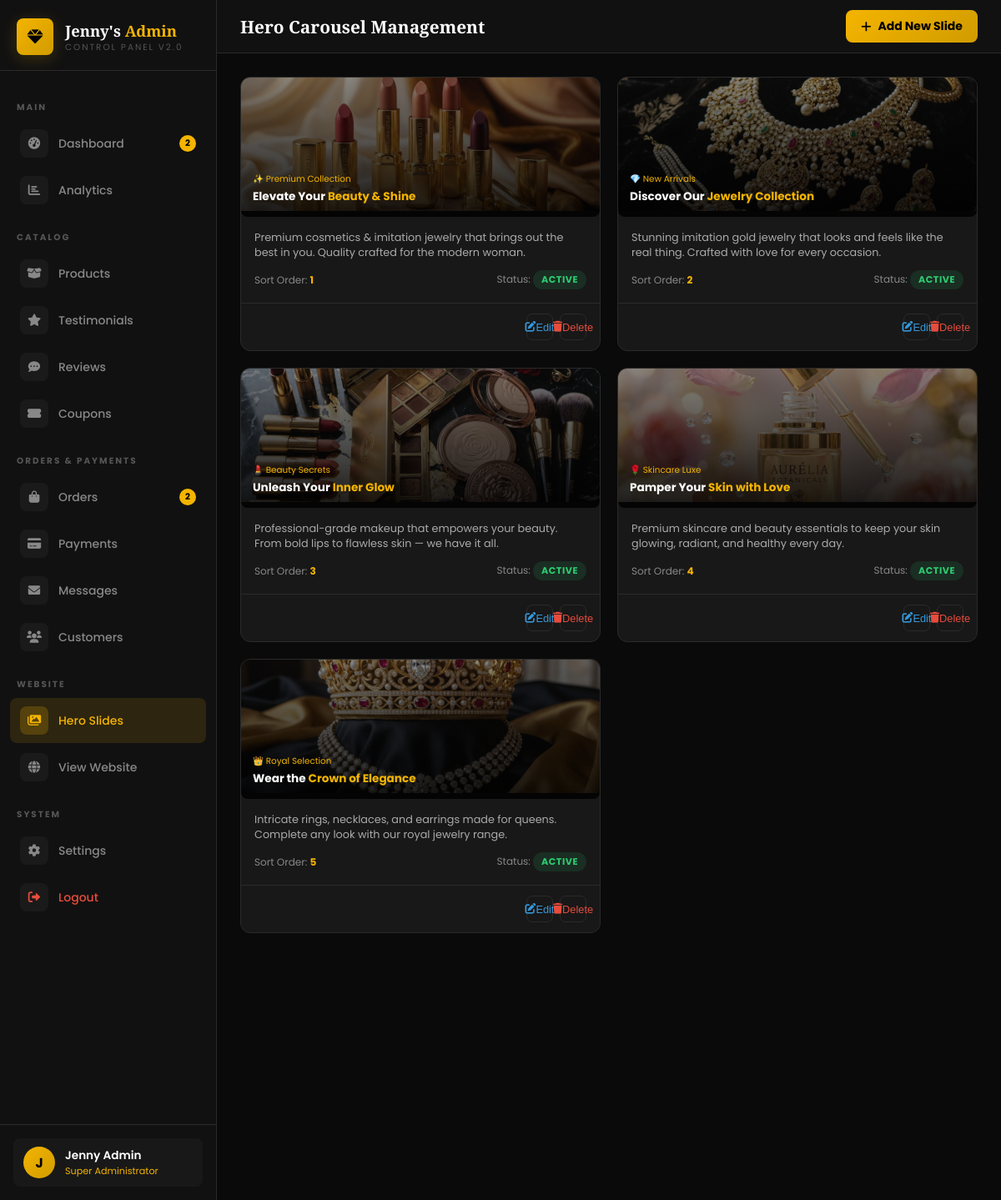
/admin/hero-slides.php (signed in), run on the app's committed database.
### tables this page shows
CREATE TABLE IF NOT EXISTS `hero_slides` (
  `id` int(11) NOT NULL AUTO_INCREMENT,
  `badge_text` varchar(100) DEFAULT NULL,
  `subtitle` varchar(150) DEFAULT NULL,
  `title` varchar(200) NOT NULL,
  `title_highlight` varchar(100) DEFAULT NULL,
  `description` text DEFAULT NULL,
  `btn1_text` varchar(80) DEFAULT 'Shop Now',
  `btn1_link` varchar(255) DEFAULT 'products.php',
  `btn2_text` varchar(80) DEFAULT 'Explore',
  `btn2_link` varchar(255) DEFAULT 'products.php',
  `image` varchar(255) DEFAULT NULL,
  `sort_order` int(11) DEFAULT 0,
  `is_active` tinyint(1) DEFAULT 1,
  `created_at` timestamp DEFAULT CURRENT_TIMESTAMP,
  `updated_at` timestamp DEFAULT CURRENT_TIMESTAMP ON UPDATE CURRENT_TIMESTAMP,
  PRIMARY KEY (`id`)
);

### admin/hero-slides.php (the view, shortened to what this page needs)
<?php
require_once '../config/db.php';
$slides = $pdo->query("SELECT * FROM hero_slides ORDER BY sort_order ASC")->fetchAll();
?>
<!DOCTYPE html>
<html lang="en">
<head>
<link rel="stylesheet" href="https://cdnjs.cloudflare.com/ajax/libs/font-awesome/6.0.0/css/all.min.css">
<link rel="stylesheet" href="css/admin.css">
</head>
<body>
<?php include 'includes/sidebar.php'; ?>
<div class="admin-main">
    <div class="admin-topbar">
        <div class="topbar-title">Hero Carousel Management</div>
        <div class="topbar-right">
            <button class="btn-gold" onclick="openAddSlideModal()"><i class="fas fa-plus"></i> Add New Slide</button>
        </div>
    </div>
    <div class="admin-content">
        <div style="display:grid;grid-template-columns:repeat(auto-fill, minmax(320px, 1fr));gap:20px;">
            <?php foreach ($slides as $s): ?>
            <div class="table-card" style="margin-bottom:0;display:flex;flex-direction:column;justify-content:space-between;">
                <div>
                    <div class="slide-preview">
                        <img src="../img/<?= htmlspecialchars($s['image'] ?: 'hero-img.png') ?>" onerror="this.src='../img/hero-img.png'">
                        <div class="slide-preview-overlay">
                            <div class="slide-preview-badge"><?= htmlspecialchars($s['badge_text']) ?></div>
                            <div class="slide-preview-title"><?= htmlspecialchars($s['subtitle']) ?> <span style="color:var(--gold);"><?= htmlspecialchars($s['title']) ?> <?= htmlspecialchars($s['title_highlight']) ?></span></div>
                        </div>
                    </div>
                    <div style="padding:16px;">
                        <p style="font-size:0.8rem;color:#aaa;margin-bottom:12px;display:-webkit-box;-webkit-line-clamp:2;-webkit-box-orient:vertical;overflow:hidden;"><?= htmlspecialchars($s['description']) ?></p>
                        <div style="display:flex;justify-content:space-between;align-items:center;font-size:0.75rem;color:#888;">
                            <span>Sort Order: <strong style="color:var(--gold);"><?= $s['sort_order'] ?></strong></span>
                            <span>Status: <span class="badge-status badge-<?= $s['is_active'] ? 'active' : 'inactive' ?>"><?= $s['is_active'] ? 'Active' : 'Hidden' ?></span></span>
                        </div>
                    </div>
                </div>
                <div style="padding:12px 16px;border-top:1px solid var(--border);display:flex;justify-content:flex-end;gap:8px;">
                    <button class="btn-action btn-edit" onclick="editSlide(<?= htmlspecialchars(json_encode($s)) ?>)" title="Edit Slide"><i class="fas fa-edit"></i> Edit</button>
                    <form method="POST" style="display:inline;" onsubmit="return confirm('Delete this slide?')">
                        <button type="submit" class="btn-action btn-delete" title="Delete"><i class="fas fa-trash"></i> Delete</button>
                    </form>
                </div>
            </div>
            <?php endforeach; ?>
        </div>
    </div>
</div>
</body>
</html>

### admin/includes/sidebar.php (shortened to what this page needs)
<?php
$current = basename($_SERVER['PHP_SELF']);
$notifCount = 0; $pendingCount = 0; $unreadCount = 0;
try {
    require_once '../config/db.php';
    $pendingCount = (int)$pdo->query("SELECT COUNT(*) FROM orders WHERE status='pending'")->fetchColumn();
    $unreadCount  = (int)$pdo->query("SELECT COUNT(*) FROM contact_messages WHERE is_read=0")->fetchColumn();
    $notifCount   = $pendingCount + $unreadCount;
} catch(Exception $e) {}
$adminImg = $_SESSION['admin_img'] ?? null;
$adminName = $_SESSION['admin_name'] ?? 'Admin';
?>
<aside class="admin-sidebar" id="adminSidebar">
    <div class="sidebar-logo">
        <div class="logo-icon"><i class="fas fa-gem"></i></div>
        <div>
            <div class="logo-text">Jenny's <span>Admin</span></div>
            <div class="logo-sub">Control Panel v2.0</div>
        </div>
    </div>
    <nav class="sidebar-nav">
        <div class="nav-section-title">Main</div>
        <a href="index.php" class="sidebar-link <?= $current==='index.php'?'active':'' ?>">
            <span class="link-icon"><i class="fas fa-tachometer-alt"></i></span>
            Dashboard
            <?php if ($notifCount > 0): ?>
            <span class="badge"><?= $notifCount ?></span>
            <?php endif; ?>
        </a>
        <a href="analytics.php" class="sidebar-link <?= $current==='analytics.php'?'active':'' ?>">
            <span class="link-icon"><i class="fas fa-chart-bar"></i></span>
            Analytics
        </a>
        <div class="nav-section-title">Catalog</div>
        <a href="products.php" class="sidebar-link <?= $current==='products.php'?'active':'' ?>">
            <span class="link-icon"><i class="fas fa-box-open"></i></span>
            Products
        </a>
        <a href="testimonials.php" class="sidebar-link <?= $current==='testimonials.php'?'active':'' ?>">
            <span class="link-icon"><i class="fas fa-star"></i></span>
            Testimonials
        </a>
        <a href="reviews.php" class="sidebar-link <?= $current==='reviews.php'?'active':'' ?>">
            <span class="link-icon"><i class="fas fa-comment-dots"></i></span>
            Reviews
        </a>
        <a href="coupons.php" class="sidebar-link <?= $current==='coupons.php'?'active':'' ?>">
            <span class="link-icon"><i class="fas fa-ticket-alt"></i></span>
            Coupons
        </a>
        <div class="nav-section-title">Orders & Payments</div>
        <a href="orders.php" class="sidebar-link <?= $current==='orders.php'?'active':'' ?>">
            <span class="link-icon"><i class="fas fa-shopping-bag"></i></span>
            Orders
            <?php if ($pendingCount > 0): ?>
            <span class="badge"><?= $pendingCount ?></span>
            <?php endif; ?>
        </a>
        <a href="payments.php" class="sidebar-link <?= $current==='payments.php'?'active':'' ?>">
            <span class="link-icon"><i class="fas fa-credit-card"></i></span>
            Payments
        </a>
        <a href="messages.php" class="sidebar-link <?= $current==='messages.php'?'active':'' ?>">
            <span class="link-icon"><i class="fas fa-envelope"></i></span>
            Messages
        </a>
        <a href="users.php" class="sidebar-link <?= $current==='users.php'?'active':'' ?>">
            <span class="link-icon"><i class="fas fa-users"></i></span>
            Customers
        </a>
        <div class="nav-section-title">Website</div>
        <a href="hero-slides.php" class="sidebar-link <?= $current==='hero-slides.php'?'active':'' ?>">
            <span class="link-icon"><i class="fas fa-images"></i></span>
            Hero Slides
        </a>
        <a href="../index.php" class="sidebar-link" target="_blank">
            <span class="link-icon"><i class="fas fa-globe"></i></span>
            View Website
        </a>
        <div class="nav-section-title">System</div>
        <a href="settings.php" class="sidebar-link <?= $current==='settings.php'?'active':'' ?>">
            <span class="link-icon"><i class="fas fa-cog"></i></span>
            Settings
        </a>
        <a href="logout.php" class="sidebar-link" style="color:#e74c3c;">
            <span class="link-icon" style="color:#e74c3c;"><i class="fas fa-sign-out-alt"></i></span>
            Logout
        </a>
    </nav>
    <div class="sidebar-footer">
        <div class="admin-user-info">
            <div class="admin-avatar">
                <?php if ($adminImg && file_exists('../img/profiles/' . $adminImg)): ?>
                <img src="../img/profiles/<?= htmlspecialchars($adminImg) ?>" alt="Admin">
                <?php else: ?>
                <?= strtoupper(substr($adminName, 0, 1)) ?>
                <?php endif; ?>
            </div>
            <div>
                <div class="admin-name"><?= htmlspecialchars($adminName) ?></div>
                <div class="admin-role">Super Administrator</div>
            </div>
        </div>
    </div>
</aside>

### data on the page
hero_slides: image (picture), badge_text "✨ Premium Collection", subtitle "Elevate Your", title "Beauty &", title_highlight "Shine", description "Premium cosmetics & imitation jewelry that brings out the best in you. Quality crafted for the modern woman.", sort_order "1", is_active "ACTIVE"
hero_slides: image (picture), badge_text "💎 New Arrivals", subtitle "Discover Our", title "Jewelry", title_highlight "Collection", description "Stunning imitation gold jewelry that looks and feels like the real thing. Crafted with love for every occasion.", sort_order "2", is_active "ACTIVE"
hero_slides: image (picture), badge_text "💄 Beauty Secrets", subtitle "Unleash Your", title "Inner", title_highlight "Glow", description "Professional-grade makeup that empowers your beauty. From bold lips to flawless skin — we have it all.", sort_order "3", is_active "ACTIVE"
hero_slides: image (picture), badge_text "🌹 Skincare Luxe", subtitle "Pamper Your", title "Skin with", title_highlight "Love", description "Premium skincare and beauty essentials to keep your skin glowing, radiant, and healthy every day.", sort_order "4", is_active "ACTIVE"
hero_slides: image (picture), badge_text "👑 Royal Selection", subtitle "Wear the", title "Crown of", title_highlight "Elegance", description "Intricate rings, necklaces, and earrings made for queens. Complete any look with our royal jewelry range.", sort_order "5", is_active "ACTIVE"

### other printed values
$notifCount "2"
$pendingCount "2"
substr($adminName, 0, 1) "J"
$adminName "Jenny Admin"
